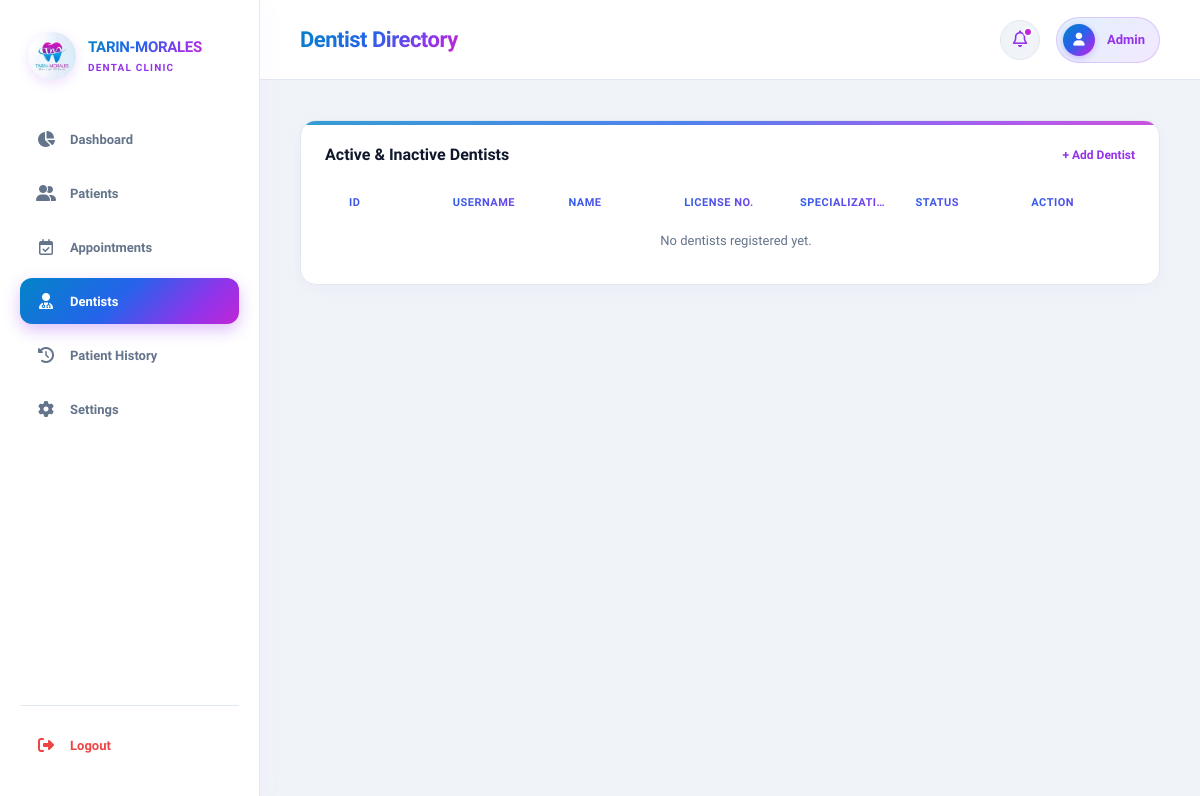
Page /admin/dashboard/dentists.php on the earlier database version.
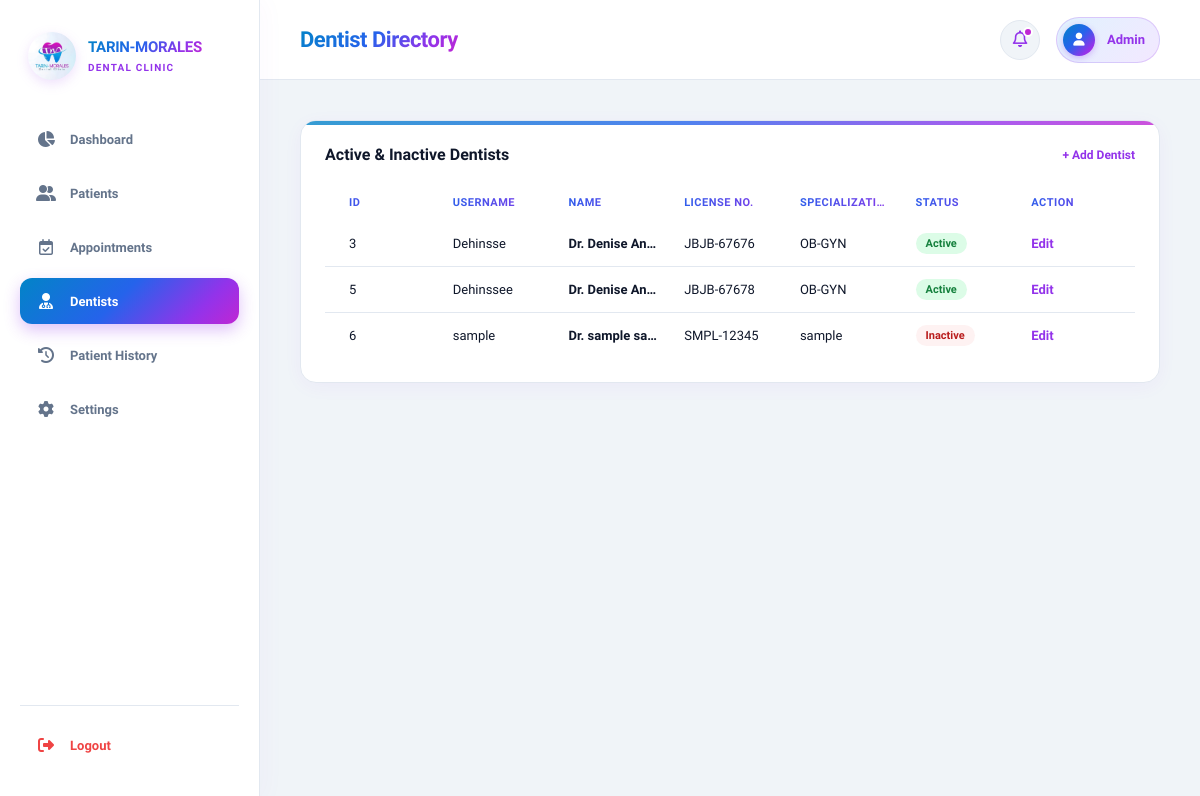
Same page on the later database version.
### tables this page shows
CREATE TABLE `tbl_dentists` (
  `dentist_id` int(11) NOT NULL,
  `username` varchar(55) NOT NULL,
  `password` varchar(255) NOT NULL,
  `first_name` varchar(100) NOT NULL,
  `last_name` varchar(100) NOT NULL,
  `license_no` varchar(50) NOT NULL,
  `specialization` varchar(100) DEFAULT NULL,
  `status` enum('active','inactive') DEFAULT 'active'
);

### admin/dashboard/dentists.php (the view, shortened to what this page needs)
<?php
include __DIR__ . '/includes/header.php';
$stmtDentists = $pdo->query("
    SELECT
        dentist_id,
        username,
        first_name,
        last_name,
        license_no,
        specialization,
        status
    FROM tbl_dentists
    ORDER BY dentist_id ASC
");
$dentists = $stmtDentists->fetchAll(PDO::FETCH_ASSOC);
?>
<div class="card">
  <div class="head">
    <h3>Active & Inactive Dentists</h3>
    <a href="add-dentist.php">+ Add Dentist</a>
  </div>
  <div class="table-container">
    <table class="table-even">
      <thead>
        <tr>
          <th>ID</th>
          <th>Username</th>
          <th>Name</th>
          <th>License No.</th>
          <th>Specialization</th>
          <th>Status</th>
          <th>Action</th>
        </tr>
      </thead>
      <tbody>
        <?php if (!empty($dentists)): ?>
          <?php foreach ($dentists as $d): ?>
            <tr>
              <td><?php echo htmlspecialchars((string)$d['dentist_id'], ENT_QUOTES, 'UTF-8'); ?></td>
              <td><?php echo htmlspecialchars($d['username'] ?? 'N/A', ENT_QUOTES, 'UTF-8'); ?></td>
              <td class="patient-cell">Dr. <?php echo htmlspecialchars($d['first_name'] . ' ' . $d['last_name'], ENT_QUOTES, 'UTF-8'); ?></td>
              <td><?php echo htmlspecialchars($d['license_no'] ?? 'N/A', ENT_QUOTES, 'UTF-8'); ?></td>
              <td><?php echo htmlspecialchars(!empty($d['specialization']) ? $d['specialization'] : 'General Dentistry', ENT_QUOTES, 'UTF-8'); ?></td>
              <td>
                <?php $status_class = strtolower($d['status'] ?? 'active'); ?>
                <span class="status <?php echo htmlspecialchars($status_class, ENT_QUOTES, 'UTF-8'); ?>">
                  <?php echo htmlspecialchars(ucfirst($d['status'] ?? 'Active'), ENT_QUOTES, 'UTF-8'); ?>
                </span>
              </td>
              <td>
                <a href="edit-dentist.php?id=<?php echo (int)$d['dentist_id']; ?>" style="color: var(--brand-purple, #9333ea); text-decoration: none; font-weight: 600;">Edit</a>
              </td>
            </tr>
          <?php endforeach; ?>
        <?php else: ?>
          <tr>
            <td colspan="7" style="text-align: center; color: var(--text-muted);">No dentists registered yet.</td>
          </tr>
        <?php endif; ?>
      </tbody>
    </table>
  </div>
</div>
<?php include __DIR__ . '/includes/footer.php'; ?>

Differences in the rows shown:
added tbl_dentists: dentist_id "3", username "Dehinsse", first_name+last_name "Denise An…", license_no "JBJB-67676", specialization "OB-GYN", status "Active"
added tbl_dentists: dentist_id "5", username "Dehinssee", first_name+last_name "Denise An…", license_no "JBJB-67678", specialization "OB-GYN", status "Active"
added tbl_dentists: dentist_id "6", username "sample", first_name+last_name "sample sa…", license_no "SMPL-12345", specialization "sample", status "Inactive"
Other differences:
text no longer shown: "No dentists registered yet."
